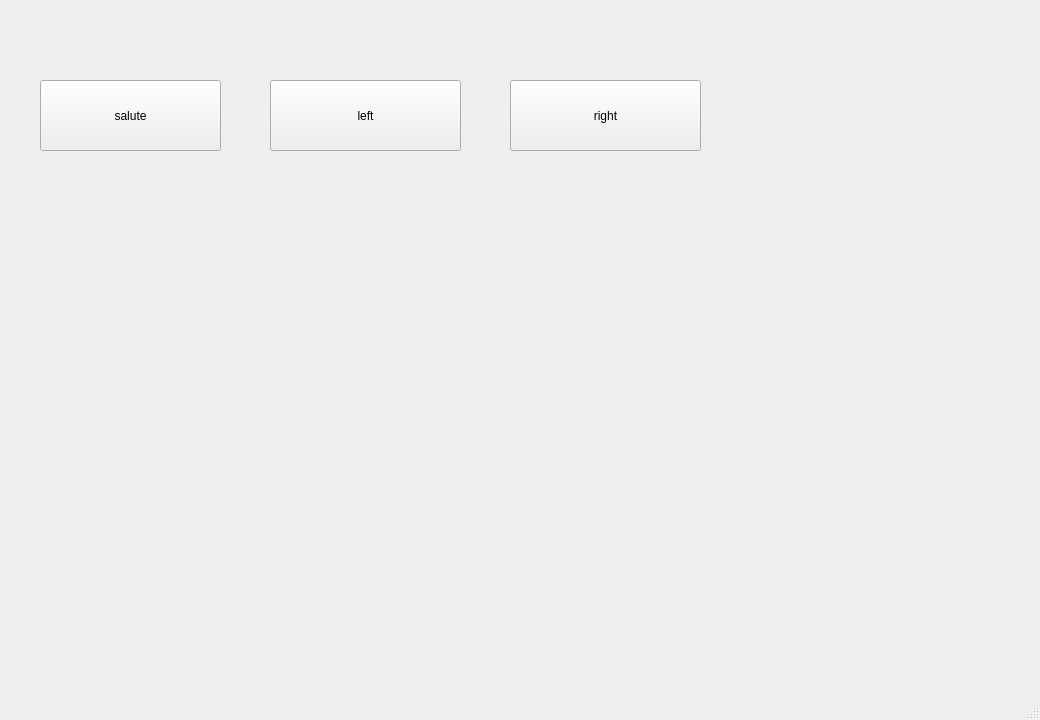
<?xml version="1.0" encoding="UTF-8"?>
<ui version="4.0">
 <class>MainWindow</class>
 <widget class="QMainWindow" name="MainWindow">
  <property name="geometry">
   <rect>
    <x>0</x>
    <y>0</y>
    <width>1040</width>
    <height>720</height>
   </rect>
  </property>
  <property name="windowTitle">
   <string>MainWindow</string>
  </property>
  <widget class="QWidget" name="centralwidget">
   <widget class="QPushButton" name="pushButton">
    <property name="geometry">
     <rect>
      <x>270</x>
      <y>80</y>
      <width>191</width>
      <height>71</height>
     </rect>
    </property>
    <property name="text">
     <string>left</string>
    </property>
   </widget>
   <widget class="QPushButton" name="pushButton_2">
    <property name="geometry">
     <rect>
      <x>510</x>
      <y>80</y>
      <width>191</width>
      <height>71</height>
     </rect>
    </property>
    <property name="text">
     <string>right</string>
    </property>
   </widget>
   <widget class="QPushButton" name="pushButton_3">
    <property name="geometry">
     <rect>
      <x>40</x>
      <y>80</y>
      <width>181</width>
      <height>71</height>
     </rect>
    </property>
    <property name="text">
     <string>salute</string>
    </property>
   </widget>
  </widget>
  <widget class="QMenuBar" name="menubar">
   <property name="geometry">
    <rect>
     <x>0</x>
     <y>0</y>
     <width>1040</width>
     <height>22</height>
    </rect>
   </property>
  </widget>
  <widget class="QStatusBar" name="statusbar"/>
 </widget>
 <resources/>
 <connections/>
</ui>
